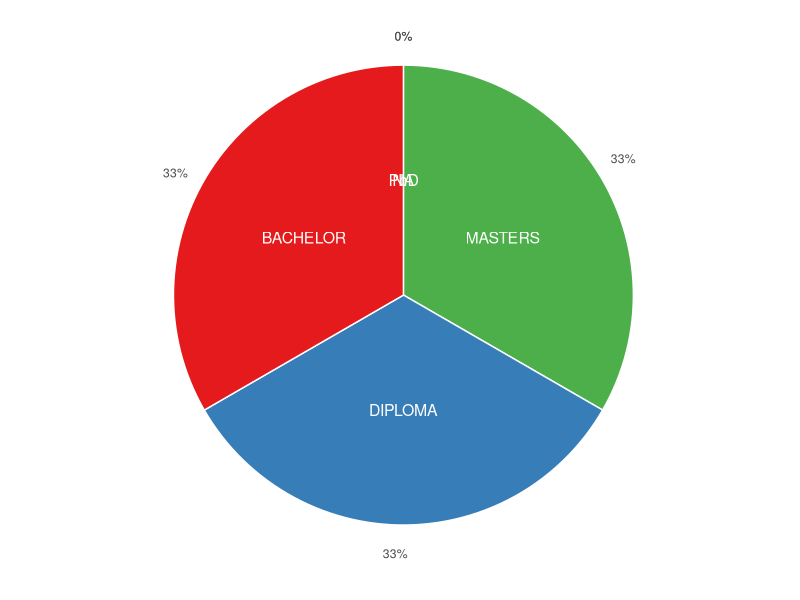

The R source for this figure:
library(readxl)
library(ggplot2)
library(dplyr)
#library(plotrix)
aca_qln<-as.data.frame(read_excel("Demographic_and_BI_adoption.xlsx", sheet = "Demography_information", range = "D2:D13",col_names = FALSE,col_types = "text"))

bi_doption<-as.data.frame(read_excel("Demographic_and_BI_adoption.xlsx", sheet = "Business_intelligence_adoption", range = "F2:F13",col_names = FALSE,col_types = "text"))

occurance<-table(aca_qln[,1],bi_doption[,1])

q<-as.data.frame.matrix(occurance)
aca_row_names <-as.data.frame(row.names.data.frame(q))
nFrame<-data.frame(
  qln = aca_row_names,
  no = q[,1],
  yes = q[,2]
)
colnames(nFrame)<-c("qln","no","yes")

# Compute the position of labels

data <- nFrame %>% 
  arrange(desc(qln)) %>%
  mutate(prop = round(yes / sum(nFrame$yes) *100,0)) %>%
  mutate(ypos = round(cumsum(prop)- 0.5*prop,0) )

l <- data %>%
  mutate(csum = rev(cumsum(rev(prop))), 
         pos = prop/2 + lead(csum, 1),
         pos = if_else(is.na(pos), prop/2, pos))
#tiff("age_vs_awareness_pieChat.tiff", units="in", width=5, height=5, res=300)

ggplot(data, aes(x="",y = prop,fill=qln)) + 
  geom_bar(stat="identity", width=1, color="white")+
  coord_polar(theta = "y", start=0)+
  geom_text(aes(label = qln), color = "white", size=4,position = position_stack(vjust = 0.5)) +
  scale_fill_brewer(palette="Set1") +
  scale_y_continuous(breaks = l$ypos, labels = paste0(data$prop,"%"))+
  theme(
    axis.ticks = element_blank(),
    axis.title = element_blank(),
    legend.position="none",
    panel.background = element_rect(fill = "white"))
#  geom_text(aes(x = 1.5, y = ypos, label = paste0(round(ypos, 1), "%")),size = 4, hjust = 0)

#d <-c(10,20,30,40,70)
#pie3D(d, mar = rep(1.75, 4),
#      col = hcl.colors(length(d), "Spectral"),
#      labels = d,
#      explode = 0.2)
#dev.off()
